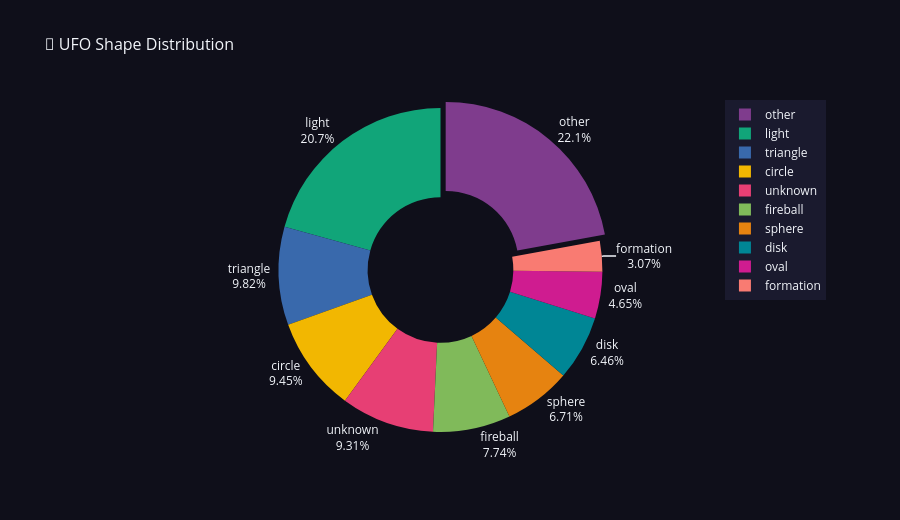

The notebook cell saved with this chart:
### Markdown cell above
### 5.2 Shape & Duration Analysis

### Code cell
# ── 5.2a: Shape Distribution
shape_counts = df['shape_cleaned'].value_counts()

fig = px.pie(values=shape_counts.values,
             names=shape_counts.index,
             title='🔵 UFO Shape Distribution',
             color_discrete_sequence=px.colors.qualitative.Bold,
             hole=0.45)
fig.update_traces(textposition='outside', textinfo='percent+label',
                  pull=[0.05 if i == 0 else 0 for i in range(len(shape_counts))])
fig.update_layout(
    template='plotly_dark',
    paper_bgcolor='#0f0f1a',
    title_font_size=16,
    showlegend=True,
    legend=dict(bgcolor='#1a1a2e'),
    height=520
)
fig.show()

print('━' * 55)
print('💡 KEY INSIGHT — Shapes')
print('━' * 55)
top3 = shape_counts.head(3)
for s, v in top3.items():
    print(f'   {s:<12}: {v:>6,} ({v/len(df)*100:.1f}%)')
print()
print('   "Light" is the dominant shape (21%) — consistent with night')
print('   reports. Triangles and circles follow, suggesting either')
print('   specific aircraft types or perceptual bias in observers.')

### Figure 1 — Plotly figure (JSON) as saved in the notebook; plotly's stock layout.template omitted (floating-point values rounded to 4 significant figures)
{"data": [{"domain": {"x": [0, 1], "y": [0, 1]}, "hole": 0.45, "hovertemplate": "label=%{label}<br>value=%{value}<extra></extra>", "labels": ["other", "light", "triangle", "circle", "unknown", "fireball", "sphere", "disk", "oval", "formation"], "legendgroup": "", "name": "", "pull": [0.05, 0, 0, 0, 0, 0, 0, 0, 0, 0], "showlegend": true, "textinfo": "percent+label", "textposition": "outside", "type": "pie", "values": [17577, 16443, 7806, 7514, 7401, 6151, 5331, 5137, 3696, 2442]}], "layout": {"height": 520, "legend": {"bgcolor": "#1a1a2e", "tracegroupgap": 0}, "paper_bgcolor": "#0f0f1a", "piecolorway": ["rgb(127, 60, 141)", "rgb(17, 165, 121)", "rgb(57, 105, 172)", "rgb(242, 183, 1)", "rgb(231, 63, 116)", "rgb(128, 186, 90)", "rgb(230, 131, 16)", "rgb(0, 134, 149)", "rgb(207, 28, 144)", "rgb(249, 123, 114)", "rgb(165, 170, 153)"], "showlegend": true, "title": {"font": {"size": 16}, "text": "🔵 UFO Shape Distribution"}}}
